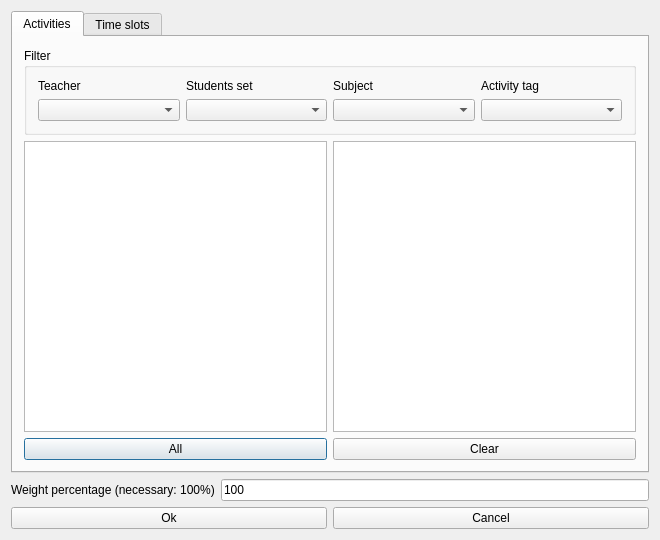
<?xml version="1.0" encoding="UTF-8"?>
<ui version="4.0">
 <class>ModifyConstraintActivitiesMaxSimultaneousInSelectedTimeSlotsForm_template</class>
 <widget class="QDialog" name="ModifyConstraintActivitiesMaxSimultaneousInSelectedTimeSlotsForm_template">
  <property name="geometry">
   <rect>
    <x>0</x>
    <y>0</y>
    <width>660</width>
    <height>540</height>
   </rect>
  </property>
  <property name="windowTitle">
   <string extracomment="This is the title of the dialog to add a new constraint of this type">Modify activities max simultaneous in selected time slots</string>
  </property>
  <layout class="QGridLayout" name="gridLayout_4">
   <item row="0" column="0">
    <widget class="QTabWidget" name="tabWidget">
     <property name="currentIndex">
      <number>0</number>
     </property>
     <widget class="QWidget" name="tab">
      <attribute name="title">
       <string>Activities</string>
      </attribute>
      <layout class="QGridLayout" name="gridLayout_5">
       <item row="0" column="0">
        <widget class="QGroupBox" name="filterGroupBox">
         <property name="title">
          <string>Filter</string>
         </property>
         <layout class="QGridLayout" name="gridLayout_3">
          <item row="0" column="0">
           <widget class="QLabel" name="teachersTextLabel">
            <property name="text">
             <string>Teacher</string>
            </property>
            <property name="wordWrap">
             <bool>false</bool>
            </property>
           </widget>
          </item>
          <item row="0" column="1">
           <widget class="QLabel" name="studentsTextLabel">
            <property name="text">
             <string>Students set</string>
            </property>
            <property name="wordWrap">
             <bool>false</bool>
            </property>
           </widget>
          </item>
          <item row="0" column="2">
           <widget class="QLabel" name="subjectsTextLabel">
            <property name="text">
             <string>Subject</string>
            </property>
            <property name="wordWrap">
             <bool>false</bool>
            </property>
           </widget>
          </item>
          <item row="0" column="3">
           <widget class="QLabel" name="activityTagsTextLabel">
            <property name="text">
             <string>Activity tag</string>
            </property>
            <property name="wordWrap">
             <bool>false</bool>
            </property>
           </widget>
          </item>
          <item row="1" column="0">
           <widget class="QComboBox" name="teachersComboBox"/>
          </item>
          <item row="1" column="1">
           <widget class="QComboBox" name="studentsComboBox"/>
          </item>
          <item row="1" column="2">
           <widget class="QComboBox" name="subjectsComboBox"/>
          </item>
          <item row="1" column="3">
           <widget class="QComboBox" name="activityTagsComboBox"/>
          </item>
         </layout>
        </widget>
       </item>
       <item row="1" column="0">
        <layout class="QHBoxLayout" name="horizontalLayout_2">
         <item>
          <layout class="QVBoxLayout" name="verticalLayout_2">
           <item>
            <widget class="QListWidget" name="allActivitiesListWidget"/>
           </item>
           <item>
            <widget class="QPushButton" name="addAllActivitiesPushButton">
             <property name="text">
              <string comment="Text on a button. It refers to adding all activities from the list above this button into the current constraint">All</string>
             </property>
            </widget>
           </item>
          </layout>
         </item>
         <item>
          <layout class="QVBoxLayout" name="verticalLayout">
           <item>
            <widget class="QListWidget" name="selectedActivitiesListWidget"/>
           </item>
           <item>
            <widget class="QPushButton" name="clearPushButton">
             <property name="text">
              <string>Clear</string>
             </property>
            </widget>
           </item>
          </layout>
         </item>
        </layout>
       </item>
      </layout>
     </widget>
     <widget class="QWidget" name="tab_2">
      <attribute name="title">
       <string>Time slots</string>
      </attribute>
      <layout class="QGridLayout" name="gridLayout_6">
       <item row="0" column="0">
        <widget class="QTableWidget" name="selectedTimesTable"/>
       </item>
       <item row="1" column="0">
        <layout class="QHBoxLayout" name="horizontalLayout_3">
         <item>
          <layout class="QGridLayout" name="gridLayout">
           <item row="0" column="0" colspan="2">
            <widget class="QLabel" name="label">
             <property name="text">
              <string extracomment="This is an explanation in a dialog for a constraint. It says that symbol X means that this slot is selected, and an empty cell means that the slot is not selected">X=selected, empty=not selected</string>
             </property>
            </widget>
           </item>
           <item row="1" column="0">
            <widget class="QPushButton" name="setAllSelectedPushButton">
             <property name="text">
              <string comment="It refers to time slots">Select all</string>
             </property>
            </widget>
           </item>
           <item row="1" column="1">
            <widget class="QPushButton" name="setAllUnselectedPushButton">
             <property name="text">
              <string comment="It refers to time slots">Unselect all</string>
             </property>
            </widget>
           </item>
          </layout>
         </item>
         <item>
          <spacer name="horizontalSpacer">
           <property name="orientation">
            <enum>Qt::Horizontal</enum>
           </property>
           <property name="sizeHint" stdset="0">
            <size>
             <width>240</width>
             <height>20</height>
            </size>
           </property>
          </spacer>
         </item>
         <item>
          <widget class="QGroupBox" name="maxSimultaneousGroupBox">
           <property name="title">
            <string comment="It refers to the max number of simultaneous activities">Max simultaneous</string>
           </property>
           <layout class="QGridLayout" name="gridLayout_2">
            <item row="0" column="0">
             <widget class="QSpinBox" name="maxSimultaneousSpinBox"/>
            </item>
           </layout>
          </widget>
         </item>
        </layout>
       </item>
      </layout>
     </widget>
    </widget>
   </item>
   <item row="1" column="0">
    <layout class="QHBoxLayout" name="weightBoxLayout">
     <item>
      <widget class="QLabel" name="weightTextLabel">
       <property name="frameShape">
        <enum>QFrame::NoFrame</enum>
       </property>
       <property name="frameShadow">
        <enum>QFrame::Plain</enum>
       </property>
       <property name="text">
        <string>Weight percentage (necessary: 100%)</string>
       </property>
       <property name="wordWrap">
        <bool>false</bool>
       </property>
      </widget>
     </item>
     <item>
      <widget class="QLineEdit" name="weightLineEdit">
       <property name="text">
        <string notr="true">100</string>
       </property>
      </widget>
     </item>
    </layout>
   </item>
   <item row="2" column="0">
    <layout class="QHBoxLayout" name="horizontalLayout">
     <item>
      <widget class="QPushButton" name="okPushButton">
       <property name="text">
        <string>Ok</string>
       </property>
      </widget>
     </item>
     <item>
      <widget class="QPushButton" name="cancelPushButton">
       <property name="text">
        <string>Cancel</string>
       </property>
      </widget>
     </item>
    </layout>
   </item>
  </layout>
 </widget>
 <layoutdefault spacing="6" margin="11"/>
 <resources/>
 <connections/>
</ui>
